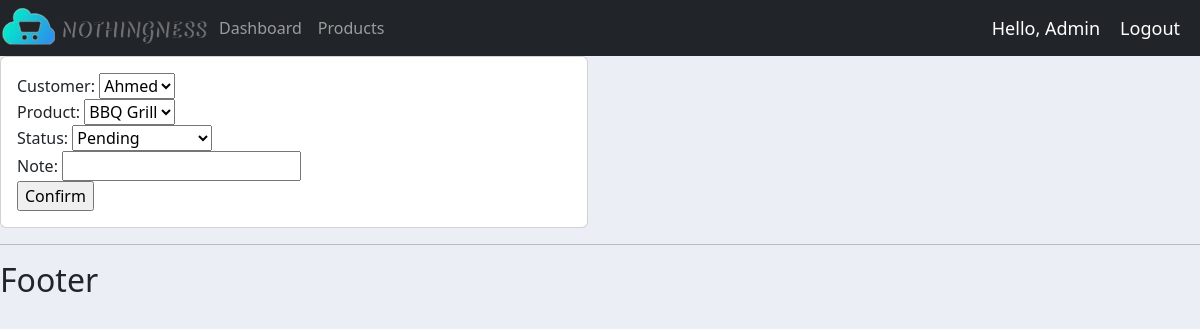
Page /update_order/26/ (signed in) on the committed database.
### app/models.py (models this page shows, shortened)
class Order(models.Model):
    STATUS_CHOICES = (
        ('Pending', 'Pending'),
        ('Out for delivery', 'Out for delivery'),
        ('Delivered', 'Delivered'),
    )
    customer = models.ForeignKey(Customer, null=True, on_delete=models.SET_NULL)
    product = models.ForeignKey(Product, null=True, on_delete=models.SET_NULL)
    date_created = models.DateTimeField(auto_now_add=True, null=True)
    status = models.CharField(max_length=100, null=True, choices=STATUS_CHOICES)
    note = models.CharField(max_length=100, null=True, blank=True)

### app/decorators.py (the view)
        def wrapper_func(request, *args, **kwargs):
            group = None
            if request.user.groups.exists:
                group = request.user.groups.all()[0].name
            if group in allowed_roles:
                return view_func(request, *args, **kwargs)
            else:
                return HttpResponse('You are not allowed to access this page')

### app/forms.py
class OrderForm(ModelForm):
    class Meta:
        model = Order
        fields = '__all__'

### app/models.py (called while the page is built)
    def __str__(self):
        return self.name

    def __str__(self):
        return self.name

### app/views.py (called while the page is built)
@login_required(login_url='login')
@allowed_users(allowed_roles=['admin'])
def update_order(request, pk):
    order = Order.objects.get(id=pk)
    form = OrderForm(instance=order)
    if request.method == 'POST':
        form = OrderForm(request.POST, instance=order)
        if form.is_valid():
            form.save()
            return redirect('/customers/' + str(order.customer.id))
    context = {'form': form}
    return render(request, 'app/update.html', context)

### app/templates/app/update.html (shortened to what this page needs)
{% extends 'app/main.html' %}
{% load static %}
{% block content %}
    <div class="row">
        <div class="col-md-6">
            <div class="card card-body">
                <form action="" method="post">
                    {{ form }}
                    <input type="submit" name="Submit" value="Confirm">
                </form>
            </div>
        </div>
    </div>
{% endblock content %}

### app/templates/app/navbar.html (shortened to what this page needs)
{% load static %}
<nav class="navbar navbar-expand-lg navbar-dark bg-dark">
    <img src="{% static 'images/logo.png' %}" alt="logo" id="logo">
  <div class="collapse navbar-collapse" id="navbarNav">
    <ul class="navbar-nav">
        {% if request.user.is_staff %}
      <li class="nav-item active">
        <a class="nav-link" href="{% url 'home' %}">Dashboard</a>
      </li>
      <li class="nav-item">
        <a class="nav-link" href="{% url 'products' %}">Products</a>
      </li>
        {% else %}
        <li class="nav-item">
            <a class="nav-link" href="{% url 'account' %}">Settings</a>
        </li>
        {% endif %}
    </ul>
  </div>
    <span class="hello-msg">Hello, {{ request.user.first_name }}</span>
    <span><a class="hello-msg" href="{% url 'logout' %}">Logout</a></span>
</nav>

### static/css/main.css (style rules this page uses)
body { background-color: #ebeff5; }

### app/templates/app/navbar.html (style rules this page uses)
.hello-msg { font-size: 18px; color: #fff; margin-right: 20px; text-decoration: none; }

### rows in the picture
Order: customer "Ahmed", product "BBQ Grill", status "Pending"

### other values in the picture
{{ request.user.first_name }} "Admin"
